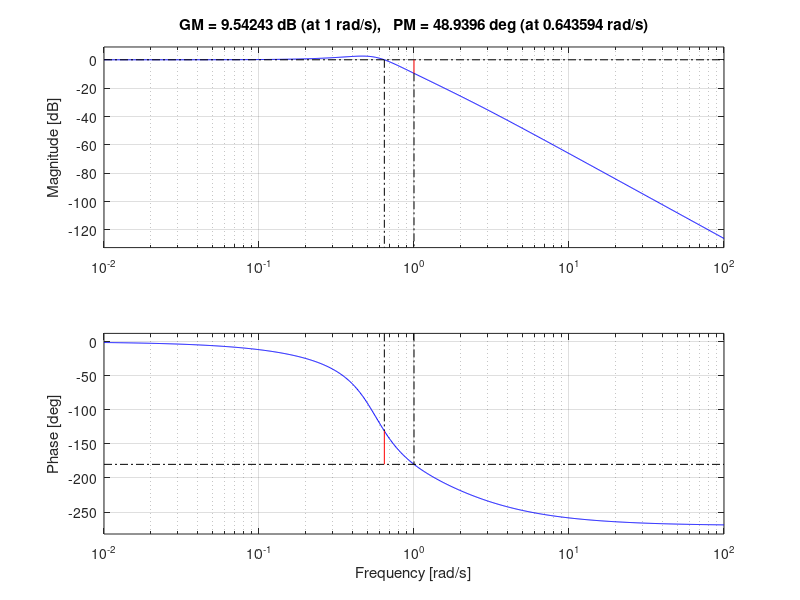

MATLAB code for this plot:
% Chapter 9: Figure 9.42
%
%   The Bode plot of
%
%                    0.5 
%   G(s) = ---------------------------
%            s^3 + 2 s^2 +  s + 0.5
%
%   with gain and phase margin shown on the plot using
%   the margin function.
%
num=[0.5]; den=[1 2 1 0.5 ];
sys=tf(num,den);
margin(sys);
